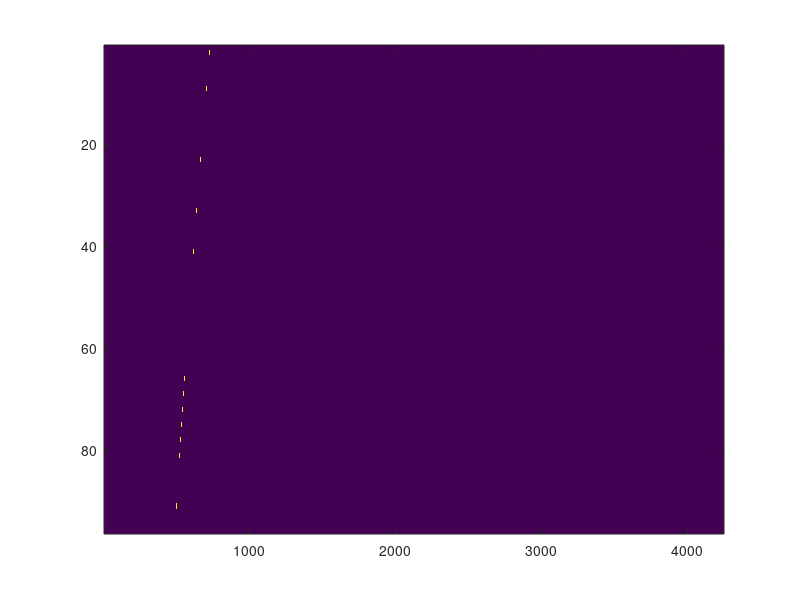
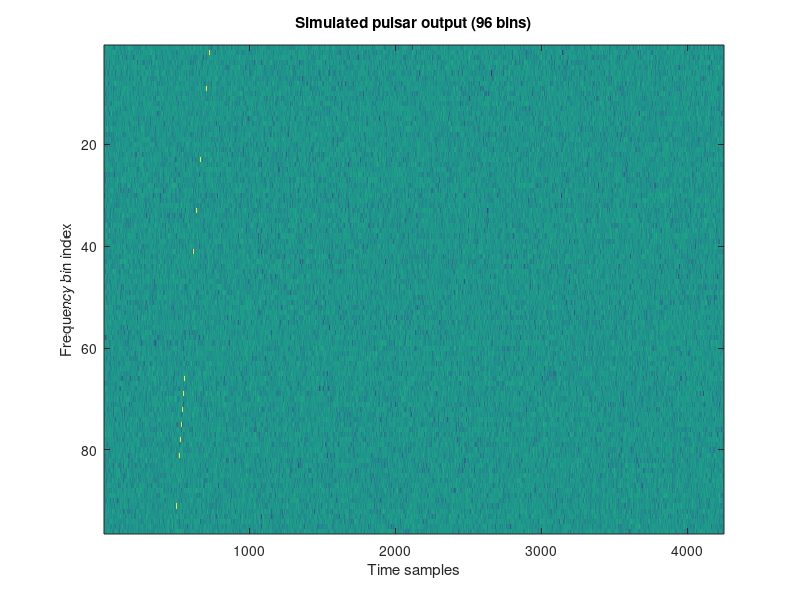
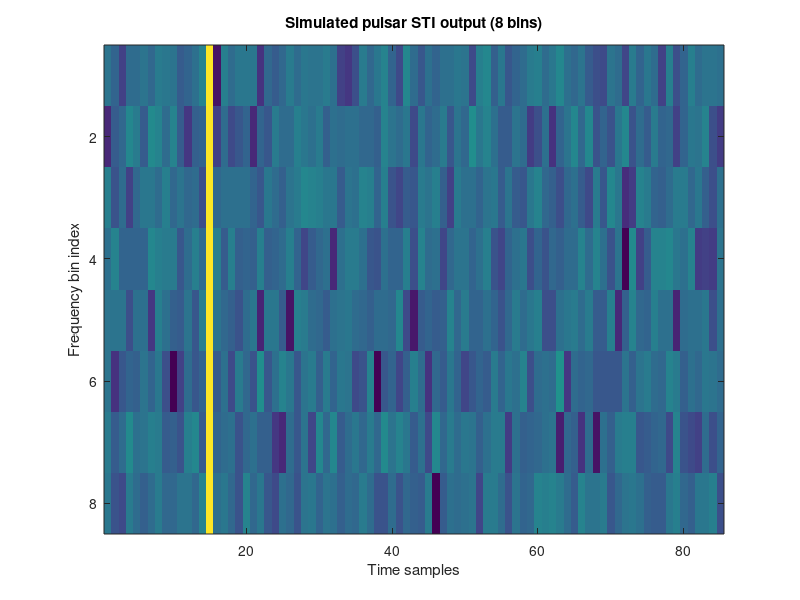

MATLAB code to generate these figures, in order:
close all;
clearvars;

fs        = 155e6;       % Sampling frequency - used for noise level
Ninputs   = 18;  %40     % Number of inputs/antennas
Nbins     = 96;  %500;   % Total number of frequency bins
Nfft      = 256; %512;   % F-engine FFT size
Nfengines = 3;   %5      % Number of F-engines
Nxengines = 12;  %20;    % Number of X-engines (i.e. Number of GPUs)

Nin_per_f        = Ninputs/Nfengines; % Number of inputs per F-engine
Nbin_per_x       = Nbins/Nxengines; % Number of bins per X-engine
Ntime_per_packet = 85; %20; % Number of time samples (spectra snapshots) per packet
Ntime = 4250; %4000;

% Increase the range of tau when dispersion measure causes m_D to exceed
% time samples.
D = 5; % DM; 10 with these parameters gives a fairly fast pulsar
freq = (0:95)*(1562.5e3) + 1450e6; % All frequencies
% fo = freq(floor(length(freq)/2)); % Center frequency
% tau = 4.1488e-3*((fo^-2)-(freq.^-2))*D; % Frequency dependent timing offset
% t = -2.8e-20:((2.5e-20)+(2.8e-20))/(Ntime-1):2.5e-20; % Range of timing offsets
tau = zeros(size(freq));
for k = 1:length(freq)
    if (k-1) ~= 0
        tau(k-1) = 4.1488e-3*((freq(k-1)^-2)-(freq(k)^-2))*D;
    end
end
tau(end) = 4.1488e-3*((freq(end-1)^-2)-(freq(end)^-2))*D;
t = 5e-24:((10e-23)-(5e-24))/(Ntime-1):10e-23; % Range of timing offsets
pulseData = zeros(Ninputs, Nbins, Ntime);
% Noisy environment
for ii = 1:size(pulseData,3)
    for jj = 1:size(pulseData,2)
        pulseData(:,jj,ii) = 0.1*(randn(1) + 1j*randn(1));
    end
end

% for cyc = [0,1000,2000,3000] % Cycles
%     for k = 1:Nbins
%         tmp_tau = abs(m_D(k)-tau);
%         [~, t_idx(k)] = min(tmp_tau);
%         pulseData(:,k,t_idx(k)+cyc) = exp(1j*pi/4)*2/sqrt(2); % 1+1j
%         pulseData(:,k,(t_idx(k)+cyc)+4) = exp(1j*pi/4); % 0.707+0.707j
%         if ((t_idx(k)+cyc)-4) > 0
%             pulseData(:,k,(t_idx(k)+cyc)-4) = exp(1j*pi/4); % 0.707+0.707j
%         end
%     end
% end

% Pulsar
pulse = 100;
for cyc = 0:0 %[0, -1000, 1000]
    for m = 1:Ninputs
        for k = 1:Nbins
%             tmp = abs(t - tau(k));
%             [~,idx] = min(tmp);
%             phi = m*2*pi*freq(k)*t(idx+cyc);
%             pulseData(m,k,idx+cyc) = pulse*exp(1j*phi) + pulseData(m,k,idx+cyc); % 0.1*(randn(1) + 1j*randn(1));
            [tmp,idx] = min(abs(t - tau(k)));
            phi = m*2*pi*freq(k)*t(idx+cyc);
            noise = pulseData(m,k,idx+cyc);
            pulseData(m,k,idx+cyc) = pulse*exp(1j*phi) + noise; % 0.1*(randn(1) + 1j*randn(1));
        end
    end
end

%%%%% In switch case statement
% t_idxs = mod(mcnt*20 + 1:(mcnt+1)*20, PNtime);
% t_idxs(t_idxs == 0) = PNtime;
% f_idxs = (fid - 1)*8+1:fid*8;
% freq_idxs = 5*(xid-1) + [1:5, 101:105, 201:205, 301:305, 401:405];
% tmp = pulseData(f_idxs, freq_idxs, t_idxs);
% data(:,1,:,:) = real(tmp);
% data(:,2,:,:) = imag(tmp);
% data(data < 0) = 2^8 + data(data < 0);

%%
figure(10); 
imagesc(squeeze(abs(pulseData(5,:,:))));
% imagesc(abs(exp(1j*phi)));
Nbeam = 14;
wei = ones(Ninputs,Nbins,Nbeam);
bf_data = zeros(Ntime,Nbins,Nbeam);
for b = 1:Nbeam
    for f = 1:Nbins
        w = wei(:,f,b);
        xn = squeeze(pulseData(:,f,:));
        bf_data(:,f,b) = w'*xn;
    end
end
Nmcnts = 50;
bf_sti = zeros(Ntime_per_packet,Nbin_per_x,Nbeam);
for k = 1:Ntime_per_packet
    bf_sti(k,:,:) = mean(bf_data(1+(k-1)*Nmcnts:k*Nmcnts,1:Nbin_per_x,:),1);
end

figure(12);
imagesc(10*log10(abs(bf_data(:,:,6))).');
title('Simulated pulsar output (96 bins)');
ylabel('Frequency bin index');
xlabel('Time samples')

figure(13);
imagesc(10*log10(abs(bf_sti(:,:,6))).');
title('Simulated pulsar STI output (8 bins)');
ylabel('Frequency bin index');
xlabel('Time samples')